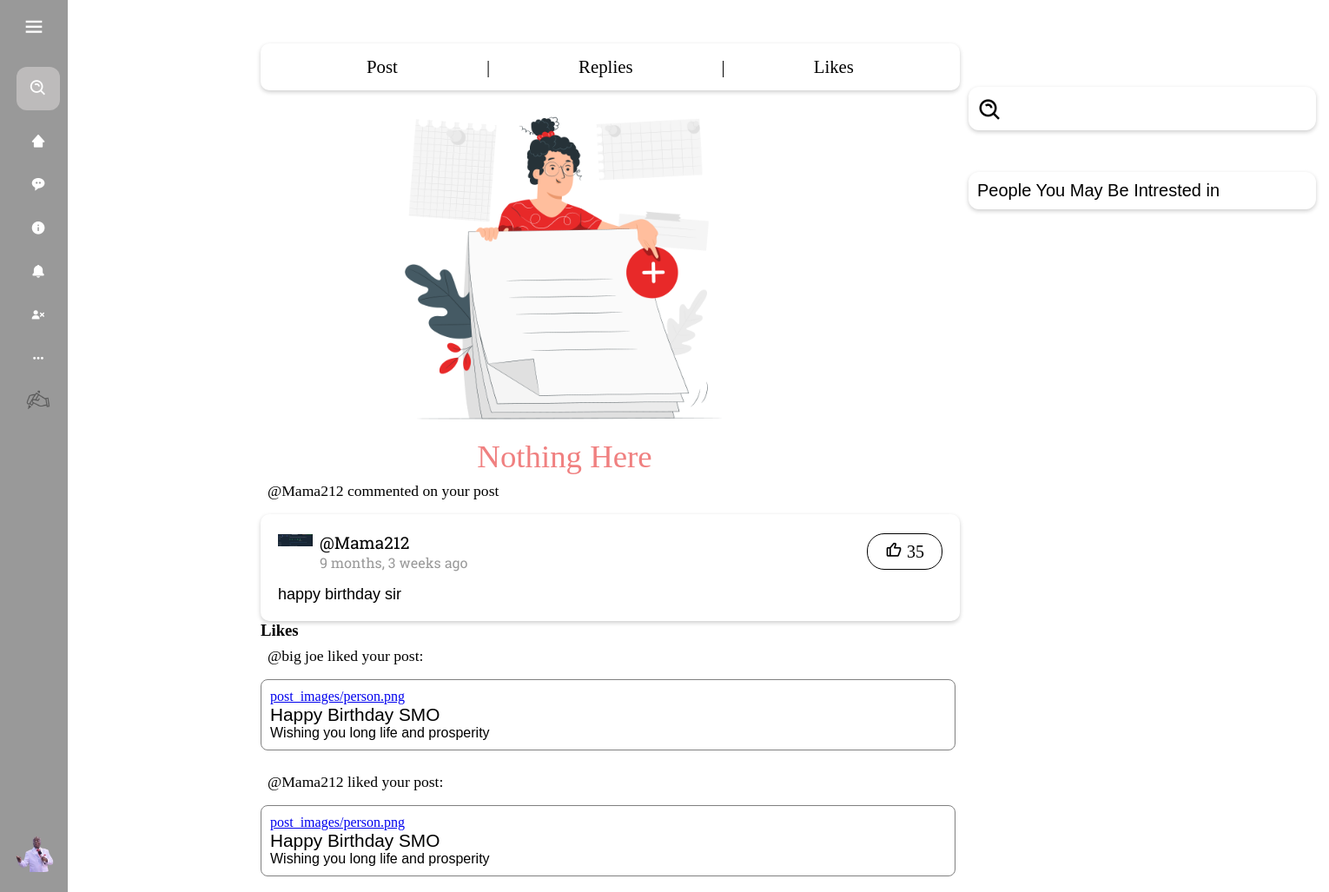
/notification/ (signed in), run on the app's committed database.
### blog/models.py (models this page shows, shortened)
class Profile(models.Model):
    user = models.OneToOneField(User, on_delete=models.CASCADE)
    bio = models.TextField(null=True, blank=True)
    dob = models.DateField(null=True, blank=True)
    profile_img =  models.ImageField( upload_to='profile_images', default='default.jpg')
    location = models.CharField(null=True, blank=True, max_length=100)
    website = models.CharField(null=True, blank=True,max_length=100)
    about = models.TextField(null=True, blank=True)
    followers = models.ManyToManyField('self', symmetrical=False, related_name='following')
    userfol = models.ManyToManyField('self', symmetrical=False, related_name='userfollowing')
    def __str__(self):
        return self.user.username

class Message(models.Model):
    muser = models.ForeignKey(Profile, on_delete= models.SET_NULL, null= True)
    mpost = models.ForeignKey(Post, on_delete= models.SET_NULL, null= True)
    message_body = models.TextField()
    created = models.DateTimeField(default = datetime.now)

class Like(models.Model):
    user = models.ForeignKey(Profile, on_delete=models.CASCADE)
    post = models.ForeignKey(Post, on_delete=models.CASCADE)
    created = models.DateTimeField(auto_now_add=True)

class Post(models.Model):
    id = models.UUIDField(primary_key = True, default = uuid.uuid4)
    user = models.ForeignKey(Profile, on_delete= models.SET_NULL, null= True)
    image = models.ImageField(upload_to='post_images', default=None, null=True, blank=True)
    topic = models.CharField(max_length=100, null = True, blank=True)
    caption = models.TextField()
    category = models.ManyToManyField(category, related_name='cats', blank=True)
    created = models.DateTimeField(default = datetime.now)

### blog/views.py (the view)
# urls.py: path('notification/', views.notification, name='notification'),
def notification(request):
    d_user = User.objects.get(username=request.user)
    c_user_profile = Profile.objects.get(user=d_user)
    followers_profiles = c_user_profile.userfol.all()
    posts_by_following = Post.objects.filter(user__in=followers_profiles)
    posts = c_user_profile.post_set.all()
    posts_by_user = c_user_profile.post_set.all()
    all_comments = []
    all_likes = []
    for post in posts_by_user:
        comments = Message.objects.filter(mpost=post)
        likes = Like.objects.filter(post=post)
        all_likes.extend(likes)
        all_comments.extend(comments)
    context = {
        'c_user_profile':c_user_profile,
        'post':posts_by_following,
        'post_messages':all_comments,
        'post_likes':all_likes,
    }
    return render(request, 'notifications.html', context)

### templates/notifications.html (shortened to what this page needs)
{% extends "base.html" %} {% load static %}  {% block content %}
<div
  style="
    display: flex;
    align-items: center;
    justify-content: space-evenly;
    font-size: 1.3rem;
    margin-top: 50px;
    box-shadow: 0 2px 5px 0 rgba(0, 0, 0, 0.2);
    padding: 15px 20px;
    border-radius: 10px;
  "
>
  <p class="alink tablinks" onclick="openTab(event, 'posts')">Post</p>
  <span>|</span>
  <p class="alink tablinks" onclick="openTab(event, 'replies')">Replies</p>
  <span>|</span>
  <p class="alink tablinks" onclick="openTab(event, 'likes')">Likes</p>
</div>
<div id="posts" class="tabcontent">
  {% if post %}
  <div class="categories"> {% include 'post_listing.html' %} </div>
  {% else %}
  <div
  style="
    width: 700px;
    display: flex;
    align-items: center;
    flex-direction: column;
  "
>
  <img
    style="width: 400px"
    src="{% static 'img/nothing.png' %}"
    alt="nrf"
  />
  <p style="font-size: 2.3rem; font-family: cursive; color: lightcoral">
    Nothing Here
  </p>
</div>
  {% endif %}
</div>
<div id="replies" class="tabcontent">
  {% if post_messages %}
  {% for m in post_messages %}
  <p class="owner">@{{m.muser}} commented on your post</p>
  <div
    class="comment"
    style="
      display: flex;
      flex-direction: column;
      gap: 1rem;
      box-shadow: 0 2px 5px 0 rgba(0, 0, 0, 0.2);
      border-radius: 10px;
      padding: 20px;
    "
  >
    <div
      class="header"
      style="display: flex; align-items: center; justify-content: space-between"
    >
      <a
        style="
          display: flex;
          align-items: center;
          gap: 0.5rem;
          text-decoration: none;
          color: black;
        "
        href="/profile/{{message.muser}}"
      >
        <div style="width: 40px; height: 40px; overflow: hidden">
          <img style="width: 100%" src="{{m.muser.profile_img.url}}" alt="" />
        </div>
        <div>
          <p style="font-size: 1.2rem; font-family: rs">@{{m.muser}}</p>
          <p style="font-family: rs; font-size: 1rem; color: #999">
            {{m.created | timesince }} ago
          </p>
        </div>
      </a>
      <div style="padding: 8px 20px; border: 1px solid; border-radius: 20px">
        <a style="text-decoration: none; color: black; font-size: 20px" href=""
          ><i class="bx bx-like"></i> 35</a
        >
      </div>
    </div>
    <div style="font-size: 18px; font-family: sans-serif">{{m.message_body}}</div>
  </div>
  {% endfor %}
  {% endif %}
</div>
<div id="likes" class="tabcontent">
  <h3>Likes</h3>
  <div class="div3">
    {% if post_likes %}
    {% for liked_post in post_likes %}
    <p class="owner">@{{ liked_post.user }} liked your post:</p>
    <div style="font-family: sans-serif; border: 1px solid gray; border-radius: 8px; padding: 10px; width: 800px;">
      <a href="/post_details/{{ liked_post.post.id }}" style="font-family: cursive;">{{ liked_post.post.image }}</a>
        <p style="font-size: 1.3rem;">{{ liked_post.post.topic }}</p>
        <p>{{ liked_post.post.caption }}</p>
    </div>
    <br>
{% endfor %}
    {% endif %}
  </div>
</div>
{% endblock %}

### templates/navbar.html (shortened to what this page needs)
{% load static %}
<!DOCTYPE html>
<html lang="en">
  <head>
    <link
      href="https://unpkg.com/boxicons@2.1.4/css/boxicons.min.css"
      rel="stylesheet"
    />
    <link rel="stylesheet" href="{% static 'css/navbar.css' %}" />
  </head>
  <body>
    <nav class="sidebar">
      <div class="logo_content">
        <i class="bx bx-menu" id="btn"></i>
      </div>
      <ul class="nav_list">
        <li>
          <form action="">
            <i class="bx bx-search-alt sbfh"></i>
            <input type="search" placeholder="search..." name="" id="" />
          </form>
        </li>
        <li>
          <a href="/">
            <i class="bx bxs-home-alt-2"></i>
          </a>
        </li>
        <li>
          <a href="">
            <i class="bx bxs-message-rounded-dots"></i>
          </a>
        </li>
        <li>
          <a href="">
            <i class='bx bxs-info-circle' ></i>            <span class="links_name">About us</span>
          </a>
        </li>
        <li>
          <a href="/notification">
            <i class="bx bxs-bell"></i>
          </a>
        </li>
        {% if request.user.is_authenticated %}
        <li>
          <a href="/logout">
            <i class="bx bxs-user-x"></i>
          </a>
        </li>
        {% endif %}
        <li>
          <a href="">
            <i class="bx bx-dots-horizontal-rounded"></i>
          </a>
        </li>
        <li>
          <a href="/post">
            <i
              style="
                display: flex;
                align-items: center;
                justify-content: center;
              "
              ><img
                style="width: 30px"
                src="../static/img/hand_with_pen_50px.png"
                alt=""
            /></i>
          </a>
        </li>
        <div class="profile_content">
          <div class="profile">
            <a
              href="/profile/{{request.user.username}}"
              class="profile_details"
            >
              {% if request.user.is_authenticated %}
              <img src="{{ c_user_profile.profile_img.url }}" alt="" />
              {% endif %}
            </a>
          </div>
        </div>
      </ul>
    </nav>
  </body>
</html>

### static/css/navbar.css (style rules this page uses)
* { margin: 0; padding: 0; box-sizing: border-box; }
body { position: relative; min-height: 100vh; width: 100%; }
.sidebar { font-family: Ubuntu ; position: fixed; top: 0; left: 0; height: 100%; width: 78px; background: #999; padding: 6px 14px; transition: .3s ease-in; }
.sidebar #btn { color: white; position: absolute; left: 50%; top: 6px; font-size: 28px; height: 50px; width: 50px; text-align: center; line-height: 50px; transform: translateX(-50%); }
.sidebar ul { margin-top: 20px; }
.sidebar ul li { list-style: none; position: relative; height: 50%; width: 100%; margin: 0 5px; line-height: 50px ; white-space:nowrap; }
.sidebar ul li:nth-child(1) { margin-bottom: 10px; }
.sbfh { position: absolute; z-index: 9991; top: 50%; left: 0; transform: translateY(-50%); font-size: 22px; color: #FFF; }
.sidebar ul li input { height: 50px; width: 100%; left: 0; top: 0; border-radius: 12px; outline: none; border: none; background: #bdbbbb; color: white; padding-left: 50px; font-size: 18px; }
.sidebar ul li a { color: white; display: flex; font-size: 1.1rem; align-items: center; text-decoration: none; transition: all .4s ease; border-radius: 12px; }
.sidebar ul li i { height: 50px; min-width: 50px; border-radius: 12px; line-height: 50px; text-align: center; }
.sidebar .profile_content { position: absolute; color: #FFF; padding: 10px; padding-bottom: 20px; bottom: 0; left: 0; margin-left: 8px; }
.profile .profile_details { text-decoration: none; color: #FFF; display: flex; align-items: center; }
.profile .profile_details img { height: 45px; width: 45px; object-fit: cover; border-radius: 12px; }

### static/css/sidebar.css (style rules this page uses)
* { padding: 0; margin: 0; }

### templates/notifications.html (style rules this page uses)
.owner { display: block !important; }
.owner { font-size: 1.1rem; padding-bottom: 1rem; margin-bottom: 1rem; padding: 0.5rem; padding-bottom: 0; font-family: barlow; }
.alink { font-family: barlow; text-decoration: none; color: black; }

### data on the page
Profile: profile_img (picture)
Message: muser "Mama212", muser.profile_img (picture), created "9 months, 3 weeks", message_body "happy birthday sir"
Like: user "big joe", post.image "post_images/person.png", post.topic "Happy Birthday SMO", post.caption "Wishing you long life and prosperity"
Like: user "Mama212", post.image "post_images/person.png", post.topic "Happy Birthday SMO", post.caption "Wishing you long life and prosperity"
